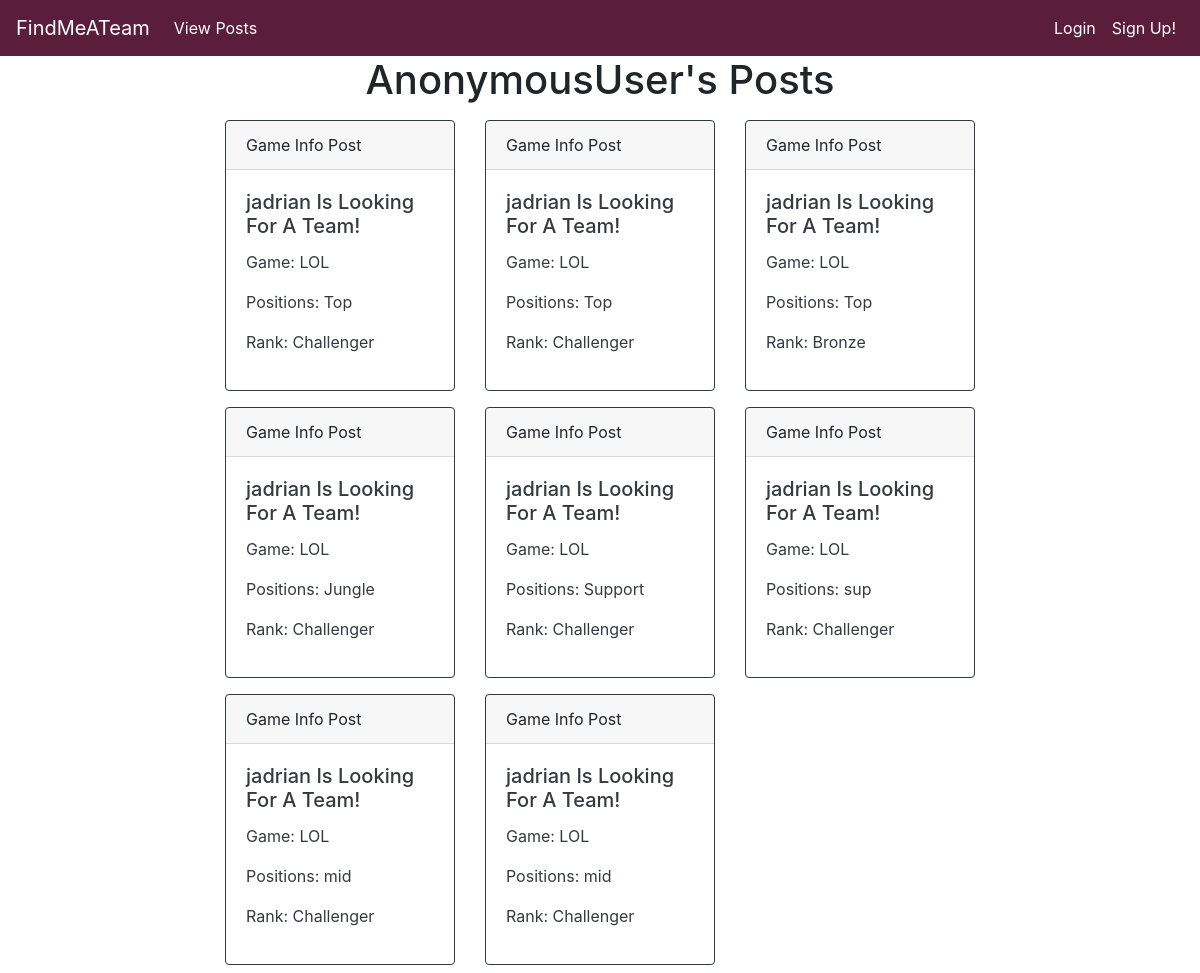
Page /game-info/view/user/jadrian/ on the committed database.
### game_info/models.py (models this page shows, shortened)
class GameInfo(models.Model):
	LEAGUE_OF_LEGENDS = "LOL"
	games = [
		(LEAGUE_OF_LEGENDS, 'League of Legends')
	]
	positions = [
		('Top', 'Top'),
		('Jungle', 'Jungle'),
		('Mid', 'Mid'),
		('Bot', 'Bot'),
		('Support', 'Support')
	]
	ranks = [
		('Challenger', 'Challenger'),
		('GrandMaster', 'GrandMaster'),
		('Master', 'Master'),
		('Diamond', 'Diamond'),
		('Platinum', 'Platinum'),
		('Gold', 'Gold'),
		('Silver', 'Silver'),
		('Bronze', 'Bronze'),
		('Iron', 'Iron')
	]
	servers = [
		('BR', 'BR'),
		('EUNE', 'EUNE'),
		('EUW', 'EUW'),
		('LAN', 'LAN'),
		('LAS', 'LAS'),
		('NA', 'NA'),
		('OCE', 'OCE'),
		('RU', 'RU'),
		('TR', 'TR'),
		('JP', 'JP'),
		('KR', 'KR'),
		('CN', 'CN'),
		('TW', 'TW'),
		('SAM', 'SAM'),
		('VN', 'VN'),
		('TH', 'TH'),
		('PH', 'PH')
	]
	times = []
	for i in range(24):
		times += [(str(i), str(i)+":00" + " (EST)")]
	game = models.CharField(max_length=20, choices=games, default=LEAGUE_OF_LEGENDS)
	positions_played = models.CharField(max_length=7, choices=positions, default='Top')
	rank = models.CharField(max_length=20, choices=ranks, default='Challenger')
	server = models.CharField(max_length=5, choices=servers, default='NA')
	start_Time_Available = models.CharField(max_length=20, choices=times, default='0')
	end_Time_Available = models.CharField(max_length=20, choices=times, default='0')
	date_posted = models.DateTimeField(default=timezone.now)
	author = models.ForeignKey(User, on_delete=models.CASCADE)

### game_info/views.py (the view)
# urls.py: path('view/user/<str:username>/', UserGamesList.as_view(), name='view-user'),
class UserGamesList(ListView):
	model = GameInfo
	context_object_name = 'GameInfos'
	template_name = 'game_info/user_gameinfo_list.html'
	def get_queryset(self):
		user = get_object_or_404(User, username=self.kwargs.get('username'))
		return GameInfo.objects.filter(author=user).order_by('-date_posted')

### game_info/templates/game_info/user_gameinfo_list.html (shortened to what this page needs)
{% extends 'game_info/base.html' %}
{% load static %}
{% block content %}
<body>
	<h1 style="text-align:center"> {{ user }}'s Posts</h1>
	<div class="row">
	  {% for GameInfo in GameInfos %}
	  <div class="col-sm-4">
	    <div class="card border-dark my-2" style="display: inline-block; width: 100%;">
  	      <div class="card-header">Game Info Post</div>
  	      <div class="card-body text-dark">
            <h5 class="card-title">{{ GameInfo.author }} Is Looking For A Team!</h5>
            <p class="card-text">Game: {{ GameInfo.game }}</p>
            <p class="card-text">Positions: {{ GameInfo.positions_played }}</p>
            <p class="card-text">Rank: {{ GameInfo.rank }}</p>
          </div>
        </div>
      </div>
      {% endfor %}
    </div>
</body>
{% endblock content %}

### rows in the picture
GameInfo: author "jadrian", game "LOL", positions_played "Top", rank "Challenger"
GameInfo: author "jadrian", game "LOL", positions_played "Top", rank "Challenger"
GameInfo: author "jadrian", game "LOL", positions_played "Top", rank "Bronze"
GameInfo: author "jadrian", game "LOL", positions_played "Jungle", rank "Challenger"
GameInfo: author "jadrian", game "LOL", positions_played "Support", rank "Challenger"
GameInfo: author "jadrian", game "LOL", positions_played "sup", rank "Challenger"
GameInfo: author "jadrian", game "LOL", positions_played "mid", rank "Challenger"
GameInfo: author "jadrian", game "LOL", positions_played "mid", rank "Challenger"

### other values in the picture
{{ user }} "AnonymousUser"
